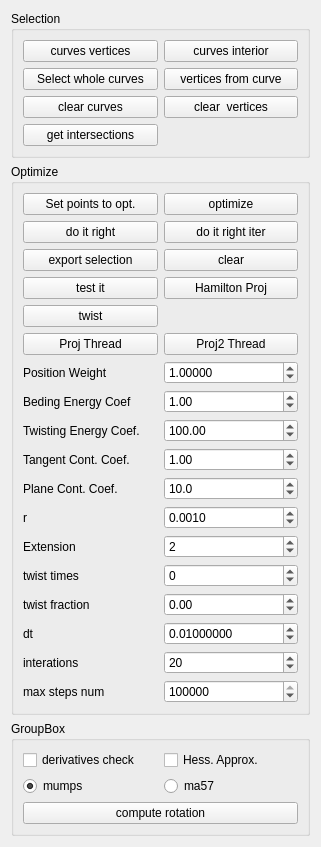
<?xml version="1.0" encoding="UTF-8"?>
<ui version="4.0">
 <class>ElasticPanel</class>
 <widget class="QWidget" name="ElasticPanel">
  <property name="geometry">
   <rect>
    <x>0</x>
    <y>0</y>
    <width>321</width>
    <height>843</height>
   </rect>
  </property>
  <property name="windowTitle">
   <string>Form</string>
  </property>
  <layout class="QGridLayout" name="gridLayout_4">
   <item row="2" column="0">
    <widget class="QGroupBox" name="Optimize">
     <property name="title">
      <string>Optimize</string>
     </property>
     <layout class="QGridLayout" name="gridLayout">
      <item row="15" column="0">
       <widget class="QLabel" name="label_dt">
        <property name="text">
         <string>dt</string>
        </property>
       </widget>
      </item>
      <item row="7" column="1">
       <widget class="QDoubleSpinBox" name="doubleSpinBox_BendingEnergyCoef">
        <property name="value">
         <double>1.000000000000000</double>
        </property>
       </widget>
      </item>
      <item row="4" column="0">
       <widget class="QPushButton" name="pushButton_twist">
        <property name="text">
         <string>twist</string>
        </property>
       </widget>
      </item>
      <item row="16" column="0">
       <widget class="QLabel" name="label_ProjectionIter">
        <property name="text">
         <string>interations</string>
        </property>
       </widget>
      </item>
      <item row="12" column="1">
       <widget class="QSpinBox" name="spinBox_extension">
        <property name="value">
         <number>2</number>
        </property>
       </widget>
      </item>
      <item row="2" column="0">
       <widget class="QPushButton" name="pushButton_exprotSelection">
        <property name="text">
         <string>export selection</string>
        </property>
       </widget>
      </item>
      <item row="14" column="0">
       <widget class="QLabel" name="label_twistFraction">
        <property name="text">
         <string>twist fraction</string>
        </property>
       </widget>
      </item>
      <item row="10" column="0">
       <widget class="QLabel" name="label_PlaneConstraintsCoef">
        <property name="text">
         <string>Plane Cont. Coef.</string>
        </property>
       </widget>
      </item>
      <item row="9" column="1">
       <widget class="QDoubleSpinBox" name="doubleSpinBox_TangentConstraintsCoef">
        <property name="decimals">
         <number>2</number>
        </property>
        <property name="maximum">
         <double>100.000000000000000</double>
        </property>
        <property name="value">
         <double>1.000000000000000</double>
        </property>
       </widget>
      </item>
      <item row="1" column="1">
       <widget class="QPushButton" name="pushButton_doItRightIter">
        <property name="text">
         <string>do it right iter</string>
        </property>
       </widget>
      </item>
      <item row="16" column="1">
       <widget class="QSpinBox" name="spinBox_ProjectionIter">
        <property name="value">
         <number>20</number>
        </property>
       </widget>
      </item>
      <item row="7" column="0">
       <widget class="QLabel" name="label_BendingEnergyCoef">
        <property name="text">
         <string>Beding Energy Coef</string>
        </property>
       </widget>
      </item>
      <item row="3" column="0">
       <widget class="QPushButton" name="pushButton_test">
        <property name="text">
         <string>test it</string>
        </property>
       </widget>
      </item>
      <item row="6" column="0">
       <widget class="QLabel" name="label_PositionConstraintsWeight">
        <property name="text">
         <string>Position Weight</string>
        </property>
       </widget>
      </item>
      <item row="10" column="1">
       <widget class="QDoubleSpinBox" name="doubleSpinBox_PlaneConstraintsCoef">
        <property name="decimals">
         <number>1</number>
        </property>
        <property name="maximum">
         <double>10000.000000000000000</double>
        </property>
        <property name="value">
         <double>10.000000000000000</double>
        </property>
       </widget>
      </item>
      <item row="15" column="1">
       <widget class="QDoubleSpinBox" name="doubleSpinBox_dt">
        <property name="decimals">
         <number>8</number>
        </property>
        <property name="singleStep">
         <double>0.001000000000000</double>
        </property>
        <property name="value">
         <double>0.010000000000000</double>
        </property>
       </widget>
      </item>
      <item row="8" column="0">
       <widget class="QLabel" name="label">
        <property name="text">
         <string>Twisting Energy Coef.</string>
        </property>
       </widget>
      </item>
      <item row="3" column="1">
       <widget class="QPushButton" name="pushButton_hamiltonProj">
        <property name="text">
         <string>Hamilton Proj</string>
        </property>
       </widget>
      </item>
      <item row="13" column="0">
       <widget class="QLabel" name="label_twist_times">
        <property name="text">
         <string>twist times</string>
        </property>
       </widget>
      </item>
      <item row="0" column="0">
       <widget class="QPushButton" name="pushButton_setInvolved">
        <property name="text">
         <string>Set points to opt.</string>
        </property>
       </widget>
      </item>
      <item row="1" column="0">
       <widget class="QPushButton" name="pushButton_doitright">
        <property name="text">
         <string>do it right</string>
        </property>
       </widget>
      </item>
      <item row="2" column="1">
       <widget class="QPushButton" name="pushButton_clear">
        <property name="text">
         <string>clear</string>
        </property>
       </widget>
      </item>
      <item row="12" column="0">
       <widget class="QLabel" name="label_Extension">
        <property name="text">
         <string>Extension</string>
        </property>
       </widget>
      </item>
      <item row="6" column="1">
       <widget class="QDoubleSpinBox" name="doubleSpinBox_PositionConstraintsWeight">
        <property name="decimals">
         <number>5</number>
        </property>
        <property name="maximum">
         <double>10000.000000000000000</double>
        </property>
        <property name="singleStep">
         <double>1.000000000000000</double>
        </property>
        <property name="value">
         <double>1.000000000000000</double>
        </property>
       </widget>
      </item>
      <item row="14" column="1">
       <widget class="QDoubleSpinBox" name="doubleSpinBox_twist_fraction">
        <property name="minimum">
         <double>-0.500000000000000</double>
        </property>
        <property name="maximum">
         <double>0.500000000000000</double>
        </property>
        <property name="singleStep">
         <double>0.100000000000000</double>
        </property>
       </widget>
      </item>
      <item row="8" column="1">
       <widget class="QDoubleSpinBox" name="doubleSpinBox_TwistingEnergyCoef">
        <property name="maximum">
         <double>99999.990000000005239</double>
        </property>
        <property name="value">
         <double>100.000000000000000</double>
        </property>
       </widget>
      </item>
      <item row="0" column="1">
       <widget class="QPushButton" name="pushButton_optimize">
        <property name="text">
         <string>optimize</string>
        </property>
       </widget>
      </item>
      <item row="11" column="0">
       <widget class="QLabel" name="label_r">
        <property name="text">
         <string>r</string>
        </property>
       </widget>
      </item>
      <item row="11" column="1">
       <widget class="QDoubleSpinBox" name="doubleSpinBox_collisionradius">
        <property name="decimals">
         <number>4</number>
        </property>
        <property name="maximum">
         <double>1.000000000000000</double>
        </property>
        <property name="singleStep">
         <double>0.001000000000000</double>
        </property>
        <property name="value">
         <double>0.001000000000000</double>
        </property>
       </widget>
      </item>
      <item row="9" column="0">
       <widget class="QLabel" name="label_TangentCoef">
        <property name="text">
         <string>Tangent Cont. Coef.</string>
        </property>
       </widget>
      </item>
      <item row="13" column="1">
       <widget class="QSpinBox" name="spinBox_twist_times">
        <property name="minimum">
         <number>-99</number>
        </property>
       </widget>
      </item>
      <item row="17" column="0">
       <widget class="QLabel" name="label_2">
        <property name="text">
         <string>max steps num</string>
        </property>
       </widget>
      </item>
      <item row="17" column="1">
       <widget class="QSpinBox" name="spinBox_max_step">
        <property name="maximum">
         <number>200000</number>
        </property>
        <property name="value">
         <number>100000</number>
        </property>
       </widget>
      </item>
      <item row="5" column="0">
       <widget class="QPushButton" name="pushButton_projectionThread">
        <property name="text">
         <string>Proj Thread</string>
        </property>
       </widget>
      </item>
      <item row="5" column="1">
       <widget class="QPushButton" name="pushButton_projection2Thread">
        <property name="text">
         <string>Proj2 Thread</string>
        </property>
       </widget>
      </item>
     </layout>
    </widget>
   </item>
   <item row="0" column="0">
    <widget class="QGroupBox" name="groupBox">
     <property name="title">
      <string>Selection</string>
     </property>
     <layout class="QGridLayout" name="gridLayout_2">
      <item row="1" column="0">
       <widget class="QPushButton" name="selectcurve">
        <property name="text">
         <string>Select whole curves</string>
        </property>
       </widget>
      </item>
      <item row="2" column="0">
       <widget class="QPushButton" name="clearcurves">
        <property name="text">
         <string>clear curves</string>
        </property>
       </widget>
      </item>
      <item row="2" column="1">
       <widget class="QPushButton" name="clearvertices">
        <property name="text">
         <string>clear  vertices</string>
        </property>
       </widget>
      </item>
      <item row="0" column="0">
       <widget class="QPushButton" name="pushButton_wholeCurvesVertices">
        <property name="text">
         <string>curves vertices</string>
        </property>
       </widget>
      </item>
      <item row="1" column="1">
       <widget class="QPushButton" name="pushButton_VerticesFromCurves">
        <property name="text">
         <string>vertices from curve</string>
        </property>
       </widget>
      </item>
      <item row="0" column="1">
       <widget class="QPushButton" name="pushButton_wholeCurvesInteriorVertices">
        <property name="text">
         <string>curves interior</string>
        </property>
       </widget>
      </item>
      <item row="3" column="0">
       <widget class="QPushButton" name="pushButton_intersection">
        <property name="text">
         <string>get intersections</string>
        </property>
       </widget>
      </item>
     </layout>
    </widget>
   </item>
   <item row="3" column="0">
    <widget class="QGroupBox" name="groupBox_2">
     <property name="title">
      <string>GroupBox</string>
     </property>
     <layout class="QGridLayout" name="gridLayout_3">
      <item row="1" column="0">
       <widget class="QCheckBox" name="checkBox_derivativesCheck">
        <property name="text">
         <string>derivatives check</string>
        </property>
        <property name="checked">
         <bool>false</bool>
        </property>
       </widget>
      </item>
      <item row="1" column="1">
       <widget class="QCheckBox" name="checkBox_hessianApprox">
        <property name="text">
         <string>Hess. Approx.</string>
        </property>
       </widget>
      </item>
      <item row="3" column="0" colspan="2">
       <widget class="QPushButton" name="pushButton_computeRotation">
        <property name="text">
         <string>compute rotation</string>
        </property>
       </widget>
      </item>
      <item row="2" column="0">
       <widget class="QRadioButton" name="radioButton_solverMumps">
        <property name="text">
         <string>mumps</string>
        </property>
        <property name="checked">
         <bool>true</bool>
        </property>
       </widget>
      </item>
      <item row="2" column="1">
       <widget class="QRadioButton" name="radioButton_solverMa57">
        <property name="text">
         <string>ma57</string>
        </property>
       </widget>
      </item>
     </layout>
    </widget>
   </item>
  </layout>
 </widget>
 <resources/>
 <connections/>
</ui>
